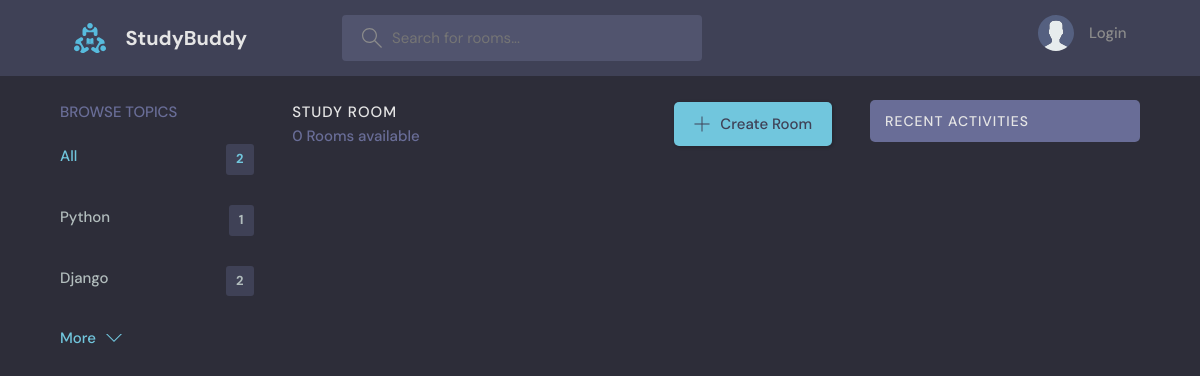
The page /?q=Java on the database as committed earlier.
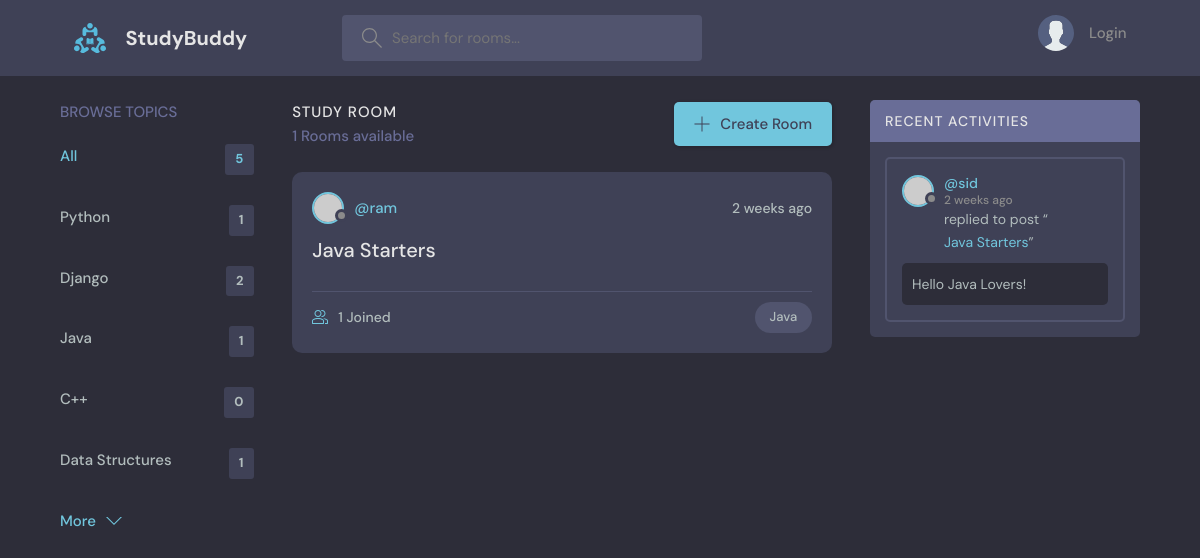
The same page on the database as committed later.
### base/models.py (models this page shows, shortened)
class Topic(models.Model):
    name = models.CharField(max_length=200)

class Room(models.Model):
    host = models.ForeignKey(User, on_delete=models.SET_NULL, null=True)
    topic = models.ForeignKey(Topic, on_delete=models.SET_NULL, null=True)
    name = models.CharField(max_length=200)
    description = models.TextField(null=True, blank=True)
    participants = models.ManyToManyField(User, related_name='participants', blank=True)
    updated = models.DateTimeField(auto_now=True)
    created = models.DateTimeField(auto_now_add=True)
    class Meta:
        ordering = ['-updated','-created']
    def __str__(self):
        return self.name

class Message(models.Model):
    user = models.ForeignKey(User, on_delete=models.CASCADE)
    room = models.ForeignKey(Room, on_delete=models.CASCADE)
    body = models.TextField()
    updated = models.DateTimeField(auto_now=True)
    created = models.DateTimeField(auto_now_add=True)
    class Meta:
        ordering = ['-updated','-created']
    def __str__(self):
        return self.body[0:50]

### base/views.py (the view)
# urls.py: path('', views.home , name='home'),
def home(request):
    q = request.GET.get('q') if request.GET.get('q') != None else ''
    rooms = Room.objects.filter(
        Q(topic__name__icontains = q) |
        Q(name__icontains = q) |
        Q(description__icontains = q)
        )
    topics = Topic.objects.all()
    room_count = rooms.count()
    room_messages = Message.objects.filter(Q(room__topic__name__icontains = q))
    context = {'rooms':rooms, 'topics':topics, 'room_count': room_count, 'room_messages': room_messages}
    return render (request, 'base/home.html', context)

### base/Templates/base/home.html (shortened to what this page needs)
{% extends 'main.html' %}
{% block content %}
  <main class="layout layout--3">
      <div class="container">
        {% include 'base/topics_component.html' %}
        <div class="roomList">
          <div class="roomList__header">
            <div>
              <h2>Study Room</h2>
              <p>{{room_count}} Rooms available</p>
            </div>
            <a class="btn btn--main" href="{% url 'create-room' %}">
              <svg version="1.1" xmlns="http://www.w3.org/2000/svg" width="32" height="32" viewBox="0 0 32 32">
                <title>add</title>
                <path
                  d="M16.943 0.943h-1.885v14.115h-14.115v1.885h14.115v14.115h1.885v-14.115h14.115v-1.885h-14.115v-14.115z"
                ></path>
              </svg>
              Create Room
            </a>
          </div>
          {% include 'base/feed_component.html' %}
        </div>
        {% include 'base/activity_component.html' %}
      </div>
    </main>
{% endblock %}

### base/Templates/base/topics_component.html
<div class="topics">
    <div class="topics__header">
      <h2>Browse Topics</h2>
    </div>
    <ul class="topics__list">
      <li>
        <a href="{% url 'home' %}" class="active">All <span>{{topics.count}}</span></a>
      </li>
      {% for topic in topics %}
      <li>
        <a href="{% url 'home' %}?q={{topic.name}}">{{topic.name}}<span>{{topic.room_set.all.count}}</span></a>
      </li>
      {% endfor %}
    </ul>
    <a class="btn btn--link" href="topics.html">
      More
      <svg version="1.1" xmlns="http://www.w3.org/2000/svg" width="32" height="32" viewBox="0 0 32 32">
        <title>chevron-down</title>
        <path d="M16 21l-13-13h-3l16 16 16-16h-3l-13 13z"></path>
      </svg>
    </a>
  </div>

### base/Templates/base/feed_component.html (shortened to what this page needs)
{% for room in rooms %}
<div class="roomListRoom">
    <div class="roomListRoom__header">
      <a href="{% url 'user-profile' room.host.id %}" class="roomListRoom__author">
        <div class="avatar avatar--small">
          <img src="https://randomuser.me/api/portraits/women/11.jpg" />
        </div>
        <span>@{{room.host.username}}</span>
      </a>
      <div class="roomListRoom__actions">
        <span>{{room.created|timesince}} ago</span>
      </div>
    </div>
    <div class="roomListRoom__content">
      <a href="{% url 'room' room.id %}">{{room.name}}</a>
    </div>
    <div class="roomListRoom__meta">
      <a href="{% url 'room' room.id %}" class="roomListRoom__joined">
        {{room.participants.all.count}} Joined
      </a>
      <p class="roomListRoom__topic">{{room.topic.name}}</p>
    </div>
</div>
{% endfor %}

### base/Templates/base/activity_component.html (shortened to what this page needs)
<div class="activities">
    <div class="activities__header">
      <h2>Recent Activities</h2>
    </div>
    {% for message in room_messages %}
    <div class="activities__box">
      <div class="activities__boxHeader roomListRoom__header">
        <a href="{% url 'user-profile' message.user.id %}" class="roomListRoom__author">
          <div class="avatar avatar--small">
            <img src="https://randomuser.me/api/portraits/women/11.jpg" />
          </div>
          <p>
            @{{message.user}}
            <span>{{message.created|timesince}} ago</span>
          </p>
        </a>
      </div>
      <div class="activities__boxContent">
        <p>replied to post “<a href="{% url 'room' message.room.id %}">{{message.room}}</a>”</p>
        <div class="activities__boxRoomContent">
          {{message}}
        </div>
      </div>
    </div>
    {% endfor %}
  </div>

Rows that differ between the two databases and show on the page:
added Topic: name "Java", room_set.all.count "1"
added Topic: name "C++", room_set.all.count "0"
added Topic: name "Data Structures", room_set.all.count "1"
added Room: host.username "ram", created "2 weeks", name "Java Starters", participants.all.count "1", topic.name "Java"
added Message: user "sid", created "2 weeks", room "Java Starters", body "Hello Java Lovers!"
Other text that changed with them:
{{ topics.count }}: "2" → "5"
{{ room_count }}: "0" → "1"
